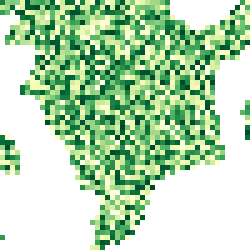
#> input picture dashboard/data/chlorophyll_layer.png, 50 x 50 px (shown 5 times larger); its folder holds 4 pictures in this run
$ python debug_coords.py
#> lines starting #> are read from the running program, lines starting #| are printed output that depends on the picture; after the words box and inside, x2 and y2 are one past the last pixel; in counts of white or black regions, pixels touching at a corner belong together
#!/usr/bin/env python3
"""
Debug script to verify coordinate system and georeferencing
"""
import json
import os
import numpy as np
from PIL import Image

print("🔍 Coordinate System Debug")
print("=" * 60)

# Check layers.json
if os.path.exists('data/layers.json'):
    with open('data/layers.json') as f:
        layers = json.load(f)

    print("\n📍 Bounds in configuration:")
    for layer in layers:
        bounds = layer['bounds']
        print(f"\n  {layer['dataset']}:")
        print(f"    Southwest: lat={bounds[0][0]}°, lon={bounds[0][1]}°")
        print(f"    Northeast: lat={bounds[1][0]}°, lon={bounds[1][1]}°")
        print(f"    Region: {bounds[0][1]}°E to {bounds[1][1]}°E, {bounds[0][0]}°N to {bounds[1][0]}°N")

# Check PNG files
print("\n\n📊 PNG Image Properties:")
png_files = [f for f in os.listdir('data') if f.endswith('_layer.png')]
for png_file in sorted(png_files):
    img = Image.open(f'data/{png_file}')
#> img is the input picture: PIL image 50x50 RGBA; mean R, G, B, A 178.9, 214.4, 165.9, 149.2
    print(f"\n  {png_file}:")
    print(f"    Format: {img.format}")
#|     Format: PNG
    print(f"    Mode: {img.mode} (should be RGBA for transparency)")
#|     Mode: RGBA (should be RGBA for transparency)
    print(f"    Size: {img.size[0]}x{img.size[1]} pixels")
#|     Size: 50x50 pixels

    # Check for transparency
    if img.mode == 'RGBA':
        alpha = np.array(img.split()[-1])
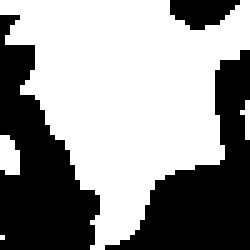
#> alpha: shape (50, 50) (shown 5 times larger); 58.5% white; 3 black regions, box (x1, y1, x2, y2) and area: (0, 3, 20, 50) 501, (21, 10, 50, 50) 477, (34, 0, 48, 6) 59
        opaque = (alpha == 255).sum()
#> opaque = 1463
        transparent = (alpha < 255).sum()
#> transparent = 1037
        print(f"    Opaque pixels: {opaque} ({100*opaque/alpha.size:.1f}%)")
#|     Opaque pixels: 1463 (58.5%)
        print(f"    Transparent pixels: {transparent} ({100*transparent/alpha.size:.1f}%)")
#|     Transparent pixels: 1037 (41.5%)
#> pass 2 of the loop `for png_file in sorted(png_files):`:
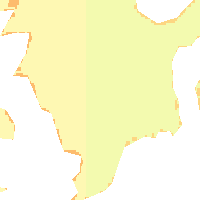
#> input picture dashboard/data/fish_index_layer.png, 200 x 200 px
#> img is the input picture: PIL image 200x200 RGBA; mean R, G, B, A 213.7, 146.2, 118.6, 150.7
#|     Format: PNG
#|     Mode: RGBA (should be RGBA for transparency)
#|     Size: 200x200 pixels
#> `alpha = np.array(img.split()[-1])`:
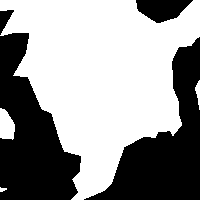
#> alpha: shape (200, 200); 59.1% white; 4 black regions, box (x1, y1, x2, y2) and area: (0, 33, 81, 200) 7809, (84, 37, 200, 200) 7490, (136, 0, 193, 23) 884, (0, 10, 14, 35) 177
#> opaque = 23640
#> transparent = 16360
#|     Opaque pixels: 23640 (59.1%)
#|     Transparent pixels: 16360 (40.9%)
#> pass 3 of the loop `for png_file in sorted(png_files):`:
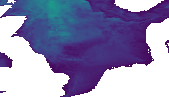
#> input picture dashboard/data/mixed_layer_layer.png, 169 x 97 px
#> img is the input picture: PIL image 169x97 RGBA; mean R, G, B, A 65.9, 33.2, 107.4, 148.2
#|     Format: PNG
#|     Mode: RGBA (should be RGBA for transparency)
#|     Size: 169x97 pixels
#> `alpha = np.array(img.split()[-1])`:
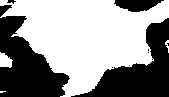
#> alpha: shape (97, 169); 58.1% white; 10 black regions (5 under 20 px), largest, box (x1, y1, x2, y2) and area: (0, 16, 70, 97) 3262, (71, 18, 169, 97) 3090, (114, 0, 164, 12) 408, (0, 5, 12, 17) 76, (7, 0, 16, 4) 21
#> opaque = 9527
#> transparent = 6866
#|     Opaque pixels: 9527 (58.1%)
#|     Transparent pixels: 6866 (41.9%)
#> the loop made 4 passes; the first 3 are shown

print("\n\n✅ Verification Complete")
print("=" * 60)
print("\nNotes:")
print("  • Region should be around UK/North Sea (roughly 51-59°N, -4 to +10°E)")
print("  • PNG mode should be RGBA for land masking to work")
print("  • Transparent pixels should be significant (land areas)")
print("\nIf coordinates look wrong, the issue is in:")
print("  - Bounds calculation")
print("  - Leaflet bounds parameter format")
print("  - Image orientation (north/south)")
